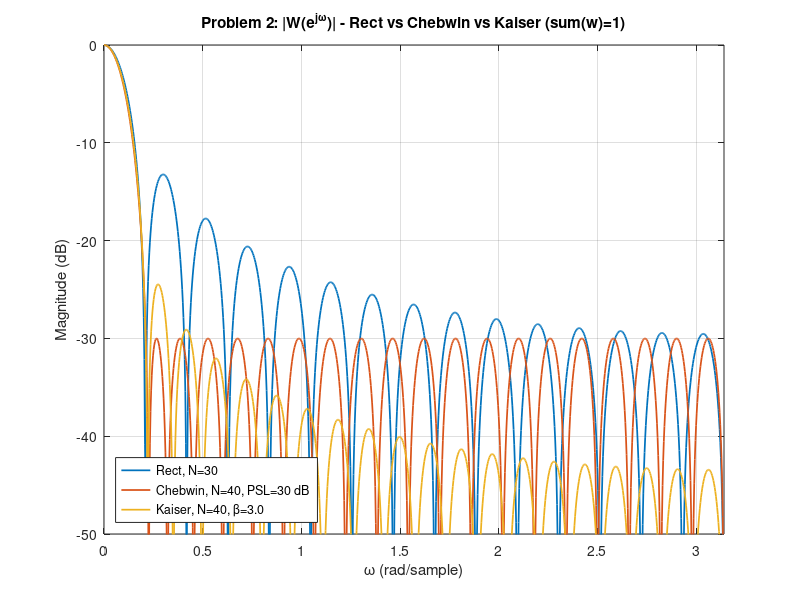
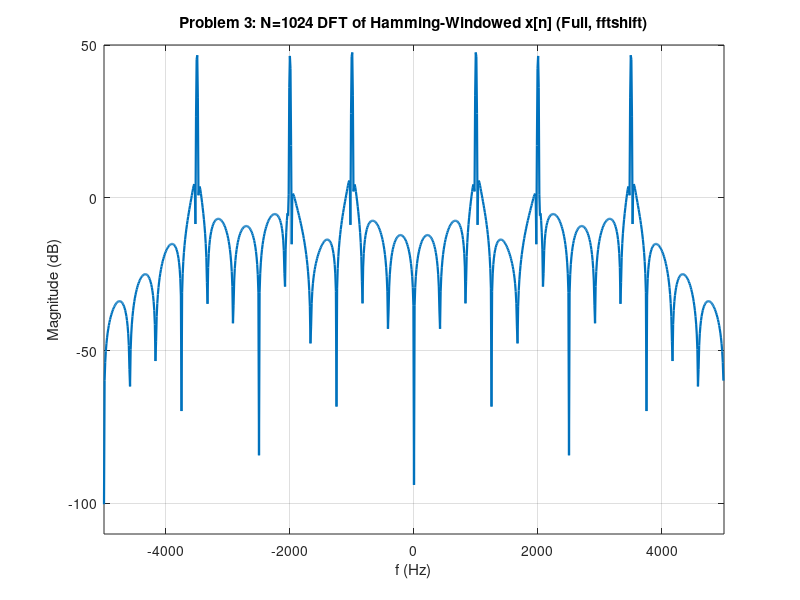
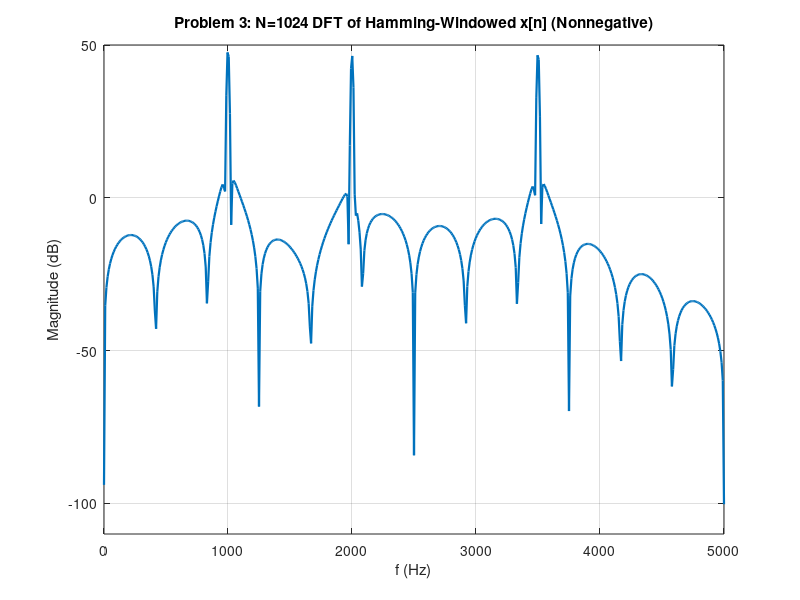

Write MATLAB code to recreate these figures, in order. (Note: this script raises an error after producing the figures.)
% Taha Akhlaq - DSP Problem Set 1
clear; close all; clc;

%% Problem 2:

% paramaters
num_w_pts = 1000;
omega_grid = linspace(0, pi, num_w_pts);
db_floor_val = 1e-12;

% Rectangular
len_rect = 30;
rect_win_ts = ones(len_rect,1);
rect_win_ts = rect_win_ts / sum(rect_win_ts); % sum = 1 -> W(0) = 1 (0 dB)
if abs(sum(rect_win_ts)-1) > 1e-12
    rect_win_ts = rect_win_ts / sum(rect_win_ts);
end

[H_rect_z, ~] = freqz(rect_win_ts, 1, omega_grid);
mag_rect_db_vec = 20*log10(abs(H_rect_z)+db_floor_val);

% first null after dc: detect first local minimum of |H|
mag_rect_abs_vec = abs(H_rect_z);
idx_min1 = find(mag_rect_abs_vec(2:end-1) <= mag_rect_abs_vec(1:end-2) & ...
                mag_rect_abs_vec(2:end-1) <= mag_rect_abs_vec(3:end), 1, 'first');
if isempty(idx_min1)
    omega_null_rect = NaN;
    mlw_rect_val = NaN;
else
    idx_null_rect1 = idx_min1 + 1;
    omega_null_rect = omega_grid(idx_null_rect1);
    mlw_rect_val = 2 * omega_null_rect; % null-to-null mainlobe width
end

% Chebyshev
psl_db_target = 30;
best_err_cheb = inf;
len_cheb_sel = NaN;
cheb_win_ts = [];
H_cheb_z = [];
mag_cheb_db_vec = [];
mlw_cheb_val = NaN;

for nn = 26:40 % trial N near 30 to match rectangular mainlobe width
    tmp_win = chebwin(nn, psl_db_target);
    tmp_win = tmp_win / sum(tmp_win); % sum=1
    if abs(sum(tmp_win)-1) > 1e-12
        tmp_win = tmp_win / sum(tmp_win);
    end

    H_tmp = freqz(tmp_win, 1, omega_grid);
    mag_tmp_abs_vec = abs(H_tmp);
    idx_min2 = find(mag_tmp_abs_vec(2:end-1) <= mag_tmp_abs_vec(1:end-2) & ...
                    mag_tmp_abs_vec(2:end-1) <= mag_tmp_abs_vec(3:end), 1, 'first');
    if isempty(idx_min2)
        continue;
    end

    omega_null_tmp = omega_grid(idx_min2+1);
    mlw_tmp_val = 2 * omega_null_tmp;
    err_tmp = abs(mlw_tmp_val - mlw_rect_val);

    if err_tmp < best_err_cheb
        best_err_cheb = err_tmp;
        len_cheb_sel = nn;
        cheb_win_ts = tmp_win;
        H_cheb_z = H_tmp;
        mag_cheb_db_vec = 20*log10(abs(H_tmp)+db_floor_val);
        mlw_cheb_val = mlw_tmp_val;
    end
end

% Kaiser
beta_grid_vec = 0:0.5:12; % trial beta values
best_err_kais = inf;
beta_kais_sel = NaN;
kais_win_ts = [];
H_kais_z = [];
mag_kais_db_vec = [];
mlw_kais_val = NaN;

for beta_try = beta_grid_vec
    tmp_win = kaiser(len_cheb_sel, beta_try);
    tmp_win = tmp_win / sum(tmp_win); % sum = 1
    if abs(sum(tmp_win)-1) > 1e-12
        tmp_win = tmp_win / sum(tmp_win);
    end

    H_tmp = freqz(tmp_win, 1, omega_grid);
    mag_tmp_abs_vec = abs(H_tmp);
    idx_min3 = find(mag_tmp_abs_vec(2:end-1) <= mag_tmp_abs_vec(1:end-2) & ...
                    mag_tmp_abs_vec(2:end-1) <= mag_tmp_abs_vec(3:end), 1, 'first');
    if isempty(idx_min3)
        continue;
    end

    omega_null_tmp = omega_grid(idx_min3+1);
    mlw_tmp_val = 2 * omega_null_tmp;
    err_tmp = abs(mlw_tmp_val - mlw_cheb_val); % match chebyshev (and rectangular) width

    if err_tmp < best_err_kais
        best_err_kais = err_tmp;
        beta_kais_sel = beta_try;
        kais_win_ts = tmp_win;
        H_kais_z = H_tmp;
        mag_kais_db_vec = 20*log10(abs(H_tmp)+db_floor_val);
        mlw_kais_val = mlw_tmp_val;
    end
end

% plot
figure('Color',[1 1 1]); hold on; grid on; box on;
plot(omega_grid, mag_rect_db_vec, 'LineWidth', 1.25);
plot(omega_grid, mag_cheb_db_vec, 'LineWidth', 1.25);
plot(omega_grid, mag_kais_db_vec, 'LineWidth', 1.25);
xlim([0 pi]); ylim([-50 0]);
xlabel('\omega (rad/sample)', 'Interpreter','tex');
ylabel('Magnitude (dB)', 'Interpreter','tex');
title('Problem 2: |W(e^{j\omega})| - Rect vs Chebwin vs Kaiser (sum(w)=1)', 'Interpreter','tex');
legend('Rect, N=30', ...
       sprintf('Chebwin, N=%d, PSL=%d dB', len_cheb_sel, psl_db_target), ...
       sprintf('Kaiser, N=%d, \\beta=%.1f', len_cheb_sel, beta_kais_sel), ...
       'Location','southwest');

%% Problem 3:

% parameters
fs_hz = 10e3;
M_samp = 1000;
N_dft = 1024;
a = [1.0 0.8 0.9];
phi = [pi/2 pi/3 -2*pi/5];
f_hz_tones = [1e3 2e3 3.5e3];

% signal
t = (0:M_samp-1)/fs_hz;
x = zeros(1,M_samp);
for m = 1:3
    x = x + a(m)*cos(2*pi*f_hz_tones(m)*t + phi(m)); % sum of cosines
end

% window + dft
w_ham = hamming(M_samp);
x_win = x(:) .* w_ham;
X_dft = fft(x_win, N_dft);
X_dft_shift = fftshift(X_dft); % centered spectrum

% bin-aligned frequency vectors
f_hz = (0:N_dft-1) * (fs_hz/N_dft); % unshifted
f_hz_shift = (-N_dft/2:N_dft/2-1) * (fs_hz/N_dft); % shifted

% magnitude
mag_db = 20*log10(abs(X_dft) + db_floor_val); % unshifted
mag_db_shift = 20*log10(abs(X_dft_shift) + db_floor_val); % shifted

% plots
% full spectrum
figure('Color',[1 1 1]); hold on; grid on; box on;
plot(f_hz_shift, mag_db_shift, 'LineWidth', 1.6);
xlim([-fs_hz/2 fs_hz/2]);
ylim([-110 50]);
xlabel('f (Hz)');
ylabel('Magnitude (dB)');
title('Problem 3: N=1024 DFT of Hamming-Windowed x[n] (Full, fftshift)');

% nonnegative
figure('Color',[1 1 1]); hold on; grid on; box on;
idx_pos = 1:(N_dft/2+1);
plot(f_hz(idx_pos), mag_db(idx_pos), 'LineWidth', 1.6);
xlim([0 fs_hz/2]);
ylim([-110 50]);
xlabel('f (Hz)');
ylabel('Magnitude (dB)');
title('Problem 3: N=1024 DFT of Hamming-Windowed x[n] (Nonnegative)');


% peak indices
k_list = zeros(1, 2*numel(f_hz_tones));
for m = 1:numel(f_hz_tones)
    k_plus = round(f_hz_tones(m) * N_dft / fs_hz); % +freq peak
    k_minus = mod(N_dft - k_plus, N_dft); % -freq peak
    k_list(2*m-1) = k_plus;
    k_list(2*m) = k_minus;
end
k_list = sort(k_list);
fprintf('Problem 3: peak bin indices k (0..N-1): ');
fprintf('%d ', k_list);
fprintf('\n');

%% Problem 4:

% parameters
fs_hz = 44.1e3; % sampling rate
tempo_bpm = 100; % tempo
sec_per_quarter = 60/tempo_bpm;
tones_hz = [392 440 587.33];
snr_db = 40;

% welch (2 hz bins, 50% overlap, 100 blocks)
df_target_hz = 2;
N0_block = round(fs_hz/df_target_hz);
N_fft = 2^nextpow2(N0_block);
noverlap_welch = floor(N0_block/2);
K_blocks = 100;
hop_welch = N0_block - noverlap_welch;
L_needed = (K_blocks-1)*hop_welch + N0_block;

% integer number of quarter notes long enough
samp_per_quarter = round(sec_per_quarter*fs_hz);
M_notes = ceil(L_needed/samp_per_quarter);
L_total = M_notes*samp_per_quarter;

% synthesize
t = (0:L_total-1)/fs_hz;
sig_clean = zeros(1,L_total);

for q = 1:M_notes
    n0 = (q-1)*samp_per_quarter + 1;
    n1 = q*samp_per_quarter;
    seg_t = t(n0:n1);
    omit_idx = randi(3);
    keep_idx = setdiff(1:3, omit_idx);
    xq = cos(2*pi*tones_hz(keep_idx(1))*seg_t) + cos(2*pi*tones_hz(keep_idx(2))*seg_t);
    sig_clean(n0:n1) = xq;
end

% add white gaussian noise at target snr
p_sig = mean(sig_clean.^2);
p_noise = p_sig/10^(snr_db/10);
sig_noisy = sig_clean + sqrt(p_noise)*randn(size(sig_clean));


% periodogram

win_welch = hamming(N0_block);
[Pxx_welch, F_welch] = pwelch(sig_noisy, win_welch, noverlap_welch, N_fft, fs_hz);
pwr_db = 10*log10(Pxx_welch + eps);

% full 0..fs/2
figure('Color',[1 1 1]); hold on; grid on; box on;
plot(F_welch, pwr_db, 'LineWidth', 1.25);
xlim([0 fs_hz/2]);
xlabel('f (Hz)');
ylabel('Power (dB)');
title('Problem 4: Periodogram via pwelch (Hamming, ~2 Hz bins)');

% zoom 300-600 hz
figure('Color',[1 1 1]); hold on; grid on; box on;
plot(F_welch, pwr_db, 'LineWidth', 1.25);
xlim([300 600]);
xlabel('f (Hz)');
ylabel('Power (dB)');
title('Problem 4: Periodogram (Zoom 300-600 Hz)');


% spectrogram

% window/nfft same as welch; hop = eighth note
M_offset = round((sec_per_quarter/2)*fs_hz);
noverlap_spec = N0_block - M_offset;
if noverlap_spec < 0
    noverlap_spec = 0;
end

[S_stft, F_spec, T_spec] = spectrogram(sig_noisy, win_welch, noverlap_spec, N_fft, fs_hz);
S_db = 10*log10(abs(S_stft).^2 + eps);

% full band
figure('Color',[1 1 1]);
imagesc(T_spec, F_spec, S_db); axis xy; colormap jet; colorbar;
xlabel('Time (s)');
ylabel('Frequency (Hz)');
title('Problem 4: Spectrogram (window = N0, nfft = periodogram, offset = eighth note)');
ylim([0 fs_hz/2]);


%% Problem 5

% params
N = 200; % length
n = 0:N-1; % index grid

% (a) windows
w = ones(1,N); % rectangular on 0..N-1
w0 = zeros(1,N); % subsampling mask: 1 at n = 4m+3
w0(4:4:end) = 1; % (MATLAB index shift)
% relation (dtft): w0 = w .* p where p selects every 4th with offset 3

% (b) N-point dfts and stem plots
W_dft = fft(w,N);
W0_dft = fft(w0,N);
k = 0:N-1; % bin indices

figure('Color',[1 1 1]); hold on; grid on; box on;
stem(k, abs(W_dft), 'filled'); % |W[k]|
stem(k, abs(W0_dft), 'filled'); % |W0[k]|
xlabel('k'); ylabel('|W(k)|, |W_0(k)|'); 
title('Problem 5(b): N-point DFT magnitudes of w[n] and w_0[n]');
legend('|W(k)|','|W_0(k)|','Location','best');

% (c) high-resolution (N0-point) spectra, dc normalized
N0 = 2^nextpow2(16*N); % smallest power of 2 >= 16N
W_N0 = fft(w,N0); % high-res dft of w
W0_N0 = fft(w0,N0); % high-res dft of w0
W_N0 = W_N0 / W_N0(1); % normalize dc to 1
W0_N0 = W0_N0 / W0_N0(1); % normalize dc to 1

W_N0_s = fftshift(W_N0);
W0_N0_s = fftshift(W0_N0);
omega = (-N0/2:N0/2-1) * (2*pi/N0);

figure('Color',[1 1 1]); hold on; grid on; box on;
plot(omega, abs(W_N0_s), 'LineWidth', 1.2); % |W(e^{j\omega})|
plot(omega, abs(W0_N0_s), 'LineWidth', 1.2); % |W0(e^{j\omega})|
xlim([-pi pi]);
xlabel('\omega (rad/sample)');
ylabel('magnitude (dc-normalized)');
title('Problem 5(c): |W(e^{j\omega})| and |W_0(e^{j\omega})| (N_0-point)');
legend('|W|','|W_0|','Location','best');

% (d) cosine, window, zero-pad to N0, compare 0-pi
x = cos(0.4*n);
x_w = x .* w; % rectangular
x_w0 = x .* w0; % subsampled mask

X_w = fft([x_w zeros(1,N0-N)] , N0);
X_w0 = fft([x_w0 zeros(1,N0-N)], N0);
k_pos = 0:N0/2; % nonnegative bins
omega_pos = k_pos * (2*pi/N0);

figure('Color',[1 1 1]); hold on; grid on; box on;
plot(omega_pos, abs(X_w(k_pos+1)), 'LineWidth', 1.2); % |X_w|
plot(omega_pos, abs(X_w0(k_pos+1)), 'LineWidth', 1.2); % |X_{w0}|
xlim([0 pi]);
xlabel('\omega (rad/sample)');
ylabel('magnitude');
title('Problem 5(d): Cosine Spectrum with w[n] vs w_0[n] (N_0-point)');
legend('|X\_w|','|X\_{w0}|','Location','best');

% (e)
fprintf('\nProblem 5(e):\n');
fprintf('w0[n] keeps every fourth sample with an offset of three, which is periodic subsampling \n');
fprintf('this introduces spectral imaging: the magnitude spectrum shows extra image copies of the rectangular-window spectrum shifted by multiples of pi/2 \n');
fprintf('because w0[n] has only N/4 nonzero samples, its effective aperture is four times shorter, so the mainlobe is wider and the spectral resolution is lower than with w[n] \n');
fprintf('compared with w[n], spectra using w0[n] show additional images near +- pi/two and near pi, and the tone peaks are less sharp; w0[n] therefore causes imaging distortion and poorer resolution \n\n');